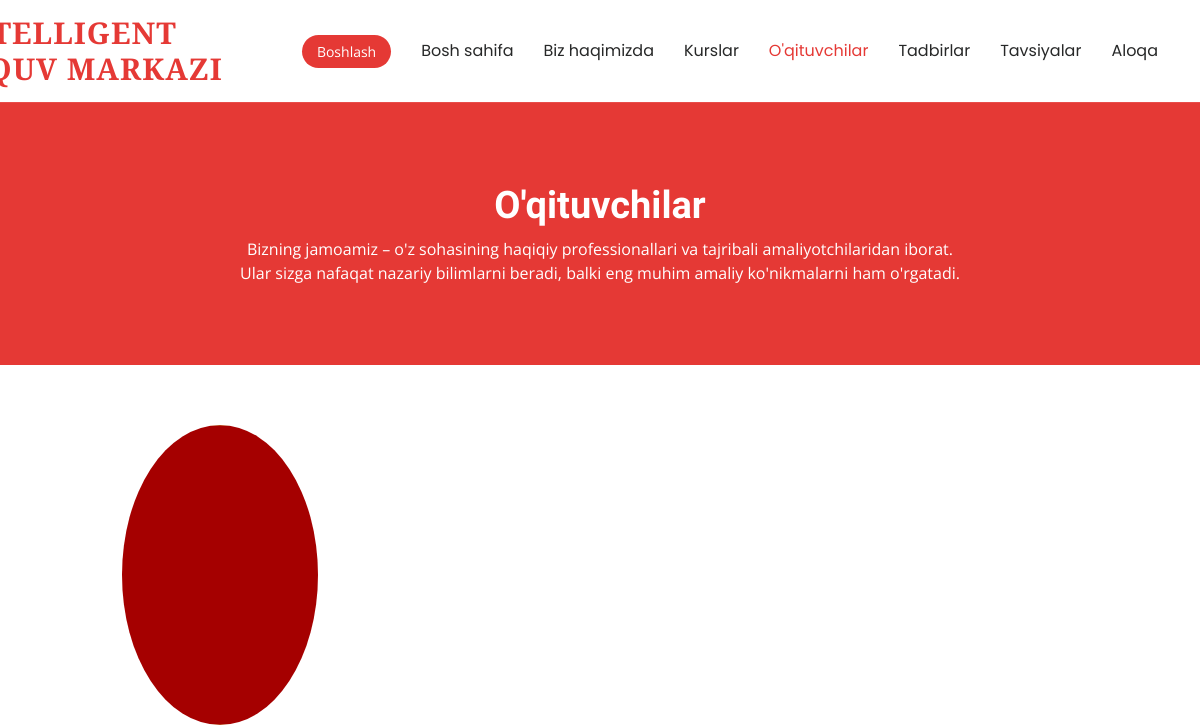
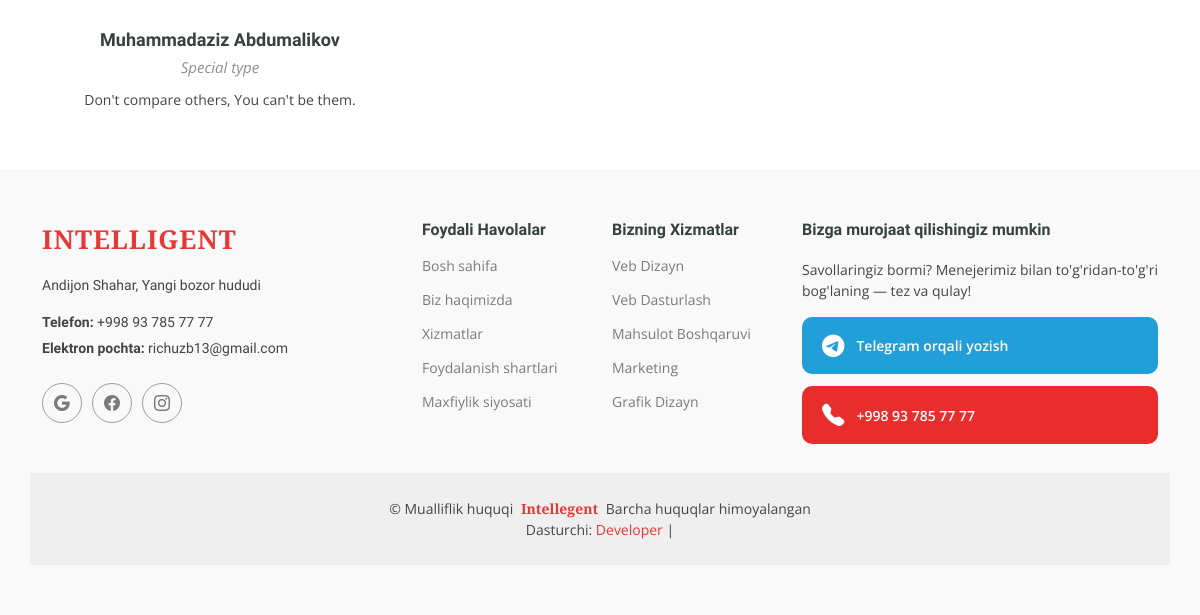
The app's page /trainers/, older data (2 pictures, top to bottom).
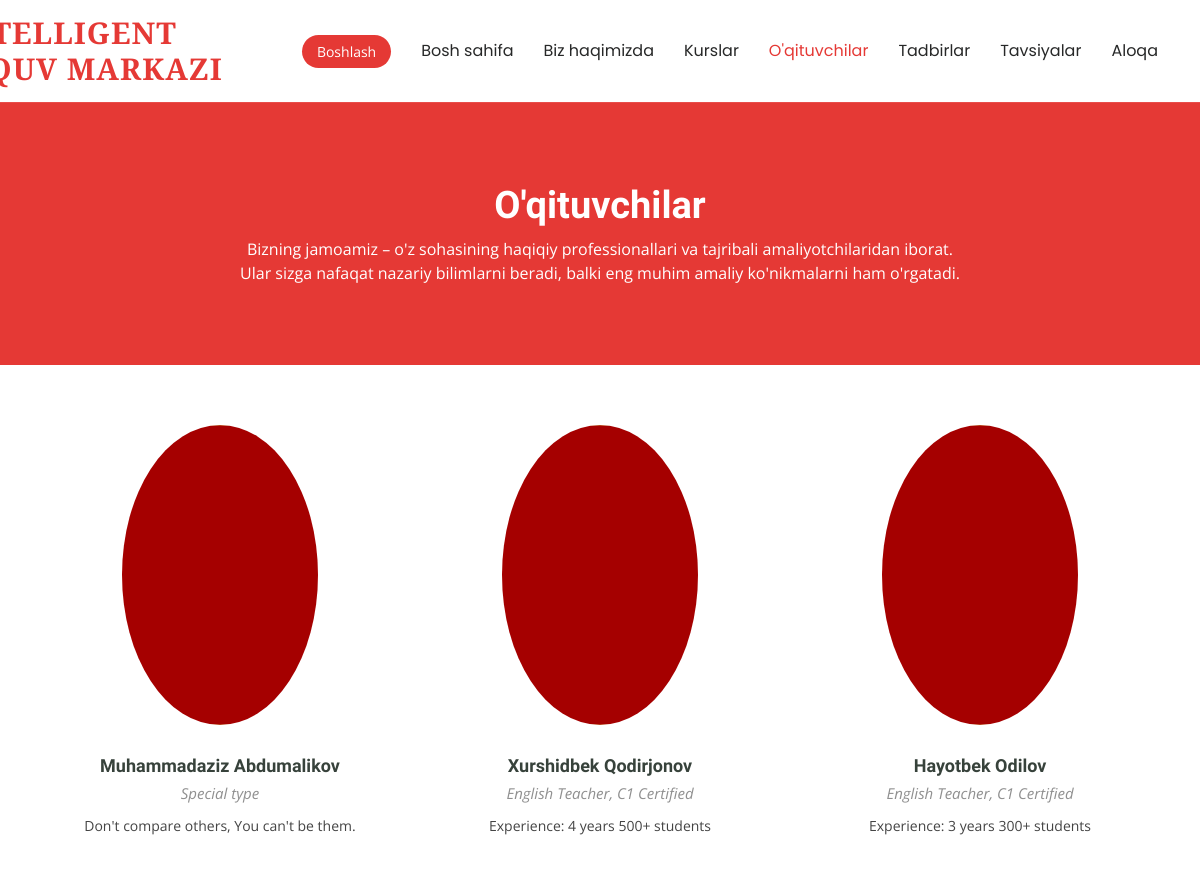
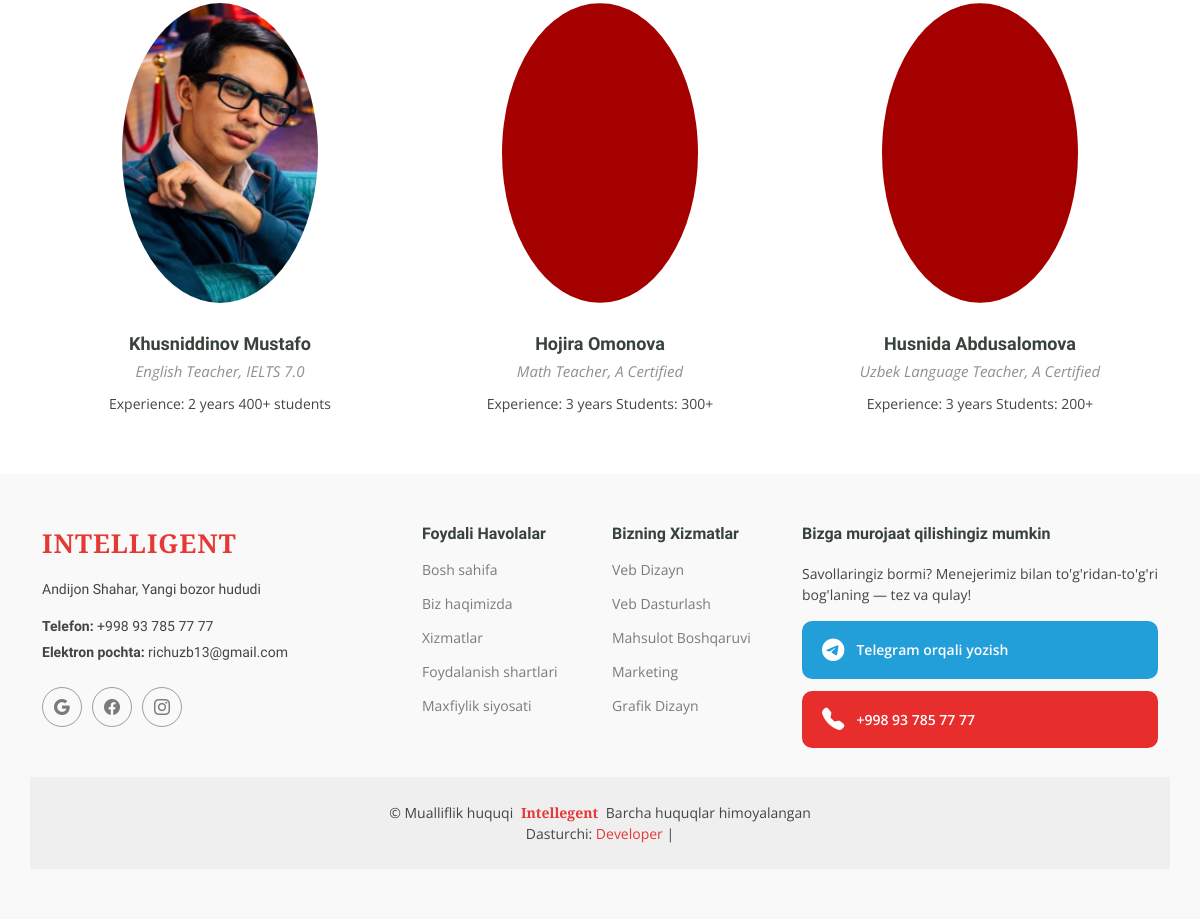
The same page, newer data (2 pictures, top to bottom).
### main/models.py (models this page shows, shortened)
class Trainer(models.Model):
    name = models.CharField(max_length=100)
    specialty = models.CharField(max_length=100)
    bio = models.TextField()
    image = models.ImageField(upload_to='trainers/images/', blank=True, null=True)
    facebook = models.URLField(blank=True, null=True)
    instagram = models.URLField(blank=True, null=True)

### main/views.py (the view)
# urls.py: path('trainers/', views.trainers, name='trainers'),
def trainers(request):
    all_trainers = Trainer.objects.all()
    return render(request, 'trainers.html', {'trainers': all_trainers})

### templates/trainers.html (shortened to what this page needs)
{% extends 'base.html' %}
{% load static %}
{% block content %}
<main class="main">
  <div class="page-title" data-aos="fade">
    <div class="heading">
      <div class="container">
        <div class="row d-flex justify-content-center text-center">
          <div class="col-lg-8">
            <h1>O'qituvchilar</h1>
            <p class="mb-0">Bizning jamoamiz – o'z sohasining haqiqiy professionallari va tajribali amaliyotchilaridan iborat. Ular sizga nafaqat nazariy bilimlarni beradi, balki eng muhim amaliy ko'nikmalarni ham o'rgatadi.</p>
          </div>
        </div>
      </div>
    </div>
  </div>
  <section id="trainers" class="section trainers">
    <div class="container">
      <div class="row gy-5">
        {% for trainer in trainers %}
        <div class="col-lg-4 col-md-6 member" data-aos="fade-up" data-aos-delay="{{ forloop.counter }}00">
          <div class="member-img">
            {% if trainer.image %}
              <img src="{{ trainer.image.url }}" class="img-fluid" alt="{{ trainer.name }}" style="height: 300px; width: 100%; object-fit: cover;">
            {% endif %}
          </div>
          <div class="member-info text-center">
            <h4>{{ trainer.name }}</h4>
            <span>{{ trainer.specialty }}</span>
            <p>{{ trainer.bio }}</p>
          </div>
        </div>
        {% empty %}
        <div class="col-12 text-center">
          <p>Hozircha ustozlar yo'q.</p>
        </div>
        {% endfor %}
      </div>
    </div>
  </section>
</main>
{% endblock %}

### templates/base.html (shortened to what this page needs)
{% load static %}
<!DOCTYPE html>
<html lang="uz">
<head>
  <link href="{% static 'assets/vendor/bootstrap/css/bootstrap.min.css' %}" rel="stylesheet">
  <link href="{% static 'assets/vendor/bootstrap-icons/bootstrap-icons.css' %}" rel="stylesheet">
  <link href="{% static 'assets/vendor/aos/aos.css' %}" rel="stylesheet">
  <link href="{% static 'assets/vendor/glightbox/css/glightbox.min.css' %}" rel="stylesheet">
  <link href="{% static 'assets/vendor/swiper/swiper-bundle.min.css' %}" rel="stylesheet">
  <link rel="stylesheet" href="{% static 'assets/css/main.css' %}">
</head>
<body class="index-page">
  <header id="header" class="header d-flex align-items-center sticky-top">
    <div class="container-fluid container-xl position-relative d-flex align-items-center">
      <a href="{% url 'home' %}" class="logo d-flex align-items-center me-auto">
        <h1 class="sitename">
          Intelligent <br>
          O'quv Markazi
        </h1>
          </a>
      <nav id="navmenu" class="navmenu">
        <ul>
          <li>
            <a href="{% url 'home' %}"
               class="{% if request.path == '/' %}active{% endif %}">
               Bosh sahifa
            </a>
          </li>
          <li>
            <a href="{% url 'about' %}"
               class="{% if request.path == '/about/' %}active{% endif %}">
               Biz haqimizda
            </a>
          </li>
          <li>
            <a href="{% url 'courses_page' %}"
               class="{% if request.path == '/courses/' %}active{% endif %}">
               Kurslar
            </a>
          </li>
          <li>
            <a href="{% url 'trainers' %}"
               class="{% if request.path == '/trainers/' %}active{% endif %}">
               O'qituvchilar
            </a>
          </li>
          <li>
            <a href="{% url 'events' %}"
               class="{% if request.path == '/events/' %}active{% endif %}">
               Tadbirlar
            </a>
          </li>
          <li>
            <a href="{% url 'pricing' %}"
               class="{% if request.path == '/pricing/' %}active{% endif %}">
               Tavsiyalar
            </a>
          </li>
          <li>
            <a href="{% url 'contact' %}"
               class="{% if request.path == '/contact/' %}active{% endif %}">
               Aloqa
            </a>
          </li>
        </ul>
      </nav>
      <a class="btn-getstarted" href="{% url 'courses_page' %}">Boshlash</a>
    </div>
  </header>
  {% block content %}
  {% endblock %}
  <footer id="footer" class="footer position-relative light-background">
    <div class="container footer-top">
      <div class="row gy-4">
        <div class="col-lg-4 col-md-6 footer-about">
          <a href="{% url 'home' %}" class="logo d-flex align-items-center">
            <span class="sitename">INTELLIGENT</span>
          </a>
          <div class="footer-contact pt-3">
            <p>Andijon Shahar, Yangi bozor hududi</p>
            <p class="mt-3"><strong>Telefon:</strong> <span>+998 93 785 77 77</span></p>
            <p><strong>Elektron pochta:</strong> <span>richuzb13@gmail.com</span></p>
          </div>
          <div class="social-links d-flex mt-4">
            <a href="https://share.google/1t3iQN8CR0V6XvC77"><i class="bi bi-google"></i></a>
            <a href="https://www.facebook.com/Intelligentlc/"><i class="bi bi-facebook"></i></a>
            <a href="https://www.instagram.com/intelligent_lc/"><i class="bi bi-instagram"></i></a>
          </div>
        </div>
        <div class="col-lg-2 col-md-3 footer-links">
          <h4>Foydali Havolalar</h4>
          <ul>
            <li><a href="#">Bosh sahifa</a></li>
            <li><a href="{% url 'about' %}">Biz haqimizda</a></li>
            <li><a href="{% url 'pricing' %}">Xizmatlar</a></li>
            <li><a href="#">Foydalanish shartlari</a></li>
            <li><a href="#">Maxfiylik siyosati</a></li>
          </ul>
        </div>
        <div class="col-lg-2 col-md-3 footer-links">
          <h4>Bizning Xizmatlar</h4>
          <ul>
            <li><a href="#">Veb Dizayn</a></li>
            <li><a href="#">Veb Dasturlash</a></li>
            <li><a href="#">Mahsulot Boshqaruvi</a></li>
            <li><a href="#">Marketing</a></li>
            <li><a href="#">Grafik Dizayn</a></li>
          </ul>
        </div>
        <div class="col-lg-4 col-md-12 footer-newsletter">
          <h4>Bizga murojaat qilishingiz mumkin</h4>
          <p>Savollaringiz bormi? Menejerimiz bilan to'g'ridan-to'g'ri bog'laning — tez va qulay!</p>
          <a href="https://t.me/plxel2server" target="_blank"
            style="display: flex; align-items: center; gap: 12px; background: #229ED9; color: white; padding: 12px 20px; border-radius: 10px; text-decoration: none; font-weight: 600; margin-bottom: 12px; transition: opacity 0.2s;"
            onmouseover="this.style.opacity='0.85'" onmouseout="this.style.opacity='1'">
            <i class="bi bi-telegram" style="font-size: 1.4rem;"></i>
            <span>Telegram orqali yozish</span>
          </a>
          <a href="tel:+998937857777"
            style="display: flex; align-items: center; gap: 12px; background: #e82d2d; color: white; padding: 12px 20px; border-radius: 10px; text-decoration: none; font-weight: 600; transition: opacity 0.2s;"
            onmouseover="this.style.opacity='0.85'" onmouseout="this.style.opacity='1'">
            <i class="bi bi-telephone-fill" style="font-size: 1.4rem;"></i>
            <span>+998 93 785 77 77</span>
          </a>
        </div>
      </div>
    </div>
    <div class="container copyright text-center mt-4">
      <p>© <span>Mualliflik huquqi</span> <strong class="px-1 sitename">Intellegent</strong> <span>Barcha huquqlar himoyalangan</span></p>
      <div class="credits">
        Dasturchi: <a href="https://www.instagram.com/plxel2server/">Developer</a> | <a href="https://www.instagram.com/plxel2server/"></a>
      </div>
    </div>
  </footer>
</body>
</html>

### templates/base.html (style rules this page uses)
.sitename { font-family: 'Playfair Display', serif !important; }

Row changes from the older to the newer data that the page shows:
added Trainer: image (picture), name "Xurshidbek Qodirjonov", specialty "English Teacher, C1 Certified", bio "Experience: 4 years 500+ students"
added Trainer: image (picture), name "Hayotbek Odilov", specialty "English Teacher, C1 Certified", bio "Experience: 3 years 300+ students"
added Trainer: image (picture), name "Khusniddinov Mustafo", specialty "English Teacher, IELTS 7.0", bio "Experience: 2 years 400+ students"
added Trainer: image (picture), name "Hojira Omonova", specialty "Math Teacher, A Certified", bio "Experience: 3 years Students: 300+"
added Trainer: image (picture), name "Husnida Abdusalomova", specialty "Uzbek Language Teacher, A Certified", bio "Experience: 3 years Students: 200+"
